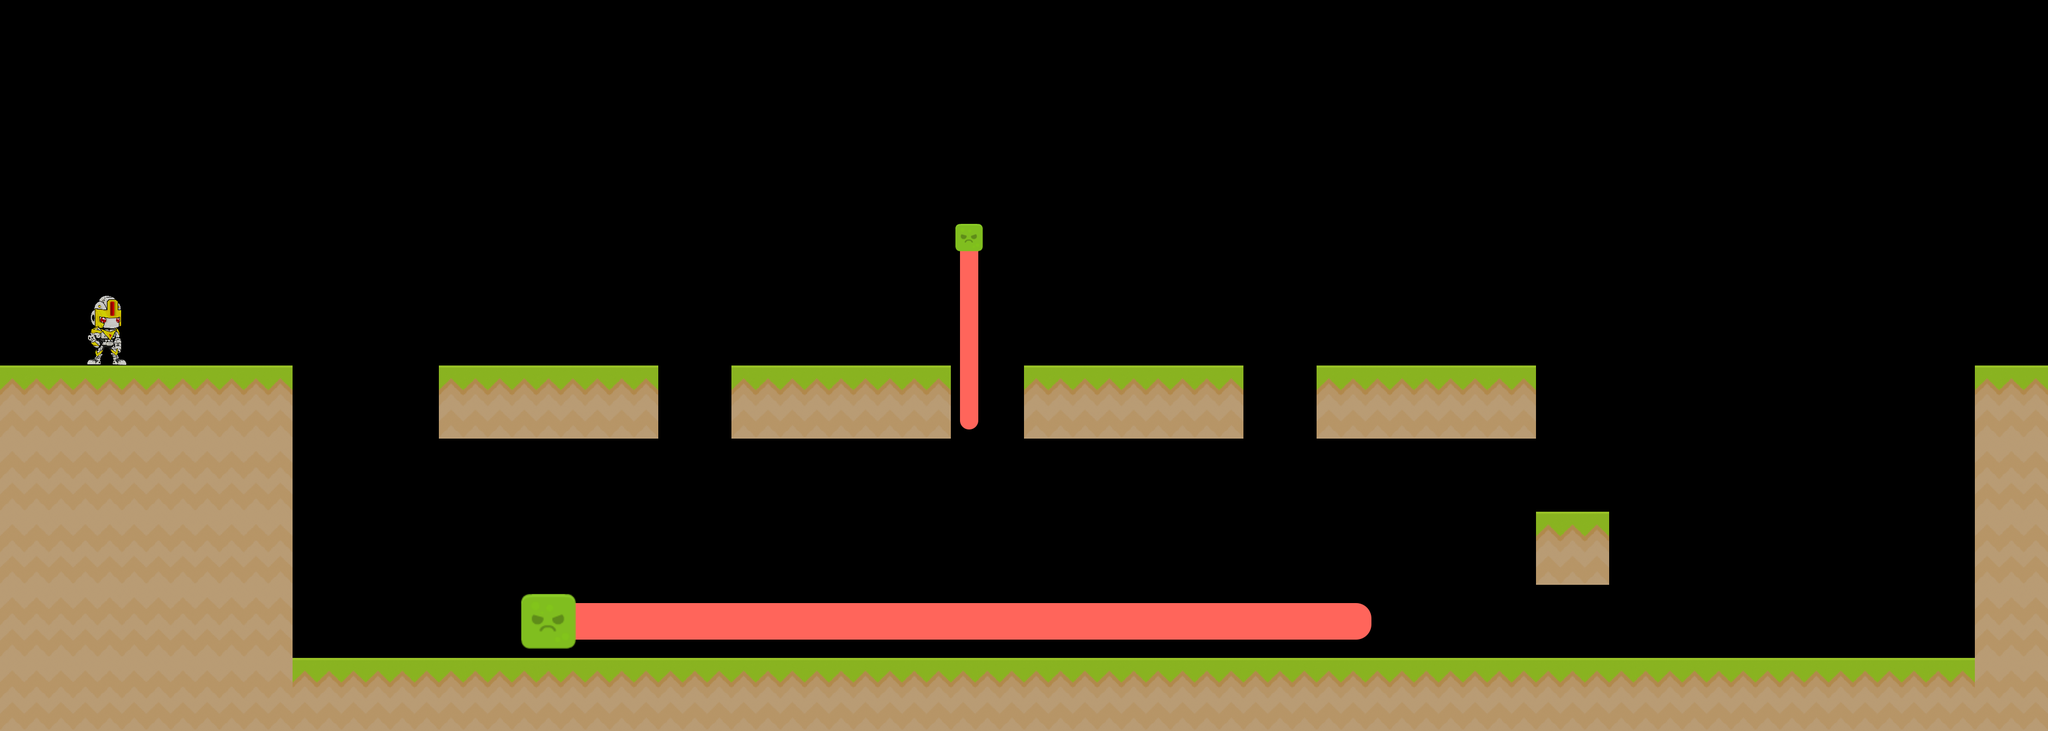

Below is a game level as drawn by its tile map, then a one-line description and the .tmx that defines it (tile-layer data replaced by summaries):
An orthogonal 28x10 tile map with 128x128 px tiles, 1 tile layer (Tile Layer 1), 2 tilesets.

<map version="1.5" tiledversion="1.6.0" orientation="orthogonal" renderorder="right-up" width="28" height="10" tilewidth="128" tileheight="128" infinite="0" nextlayerid="3" nextobjectid="1">
 <editorsettings>
  <export target="../build/level4.csv" format="csv" />
 </editorsettings>
 <tileset firstgid="1" source="tiles.tsx" />
 <tileset firstgid="97" source="enemies.tsx" />
 <layer id="2" name="Tile Layer 1" width="28" height="10">
  <data>[280 cells, 72 non-empty, 7 distinct tile ids]</data>
 </layer>
</map>